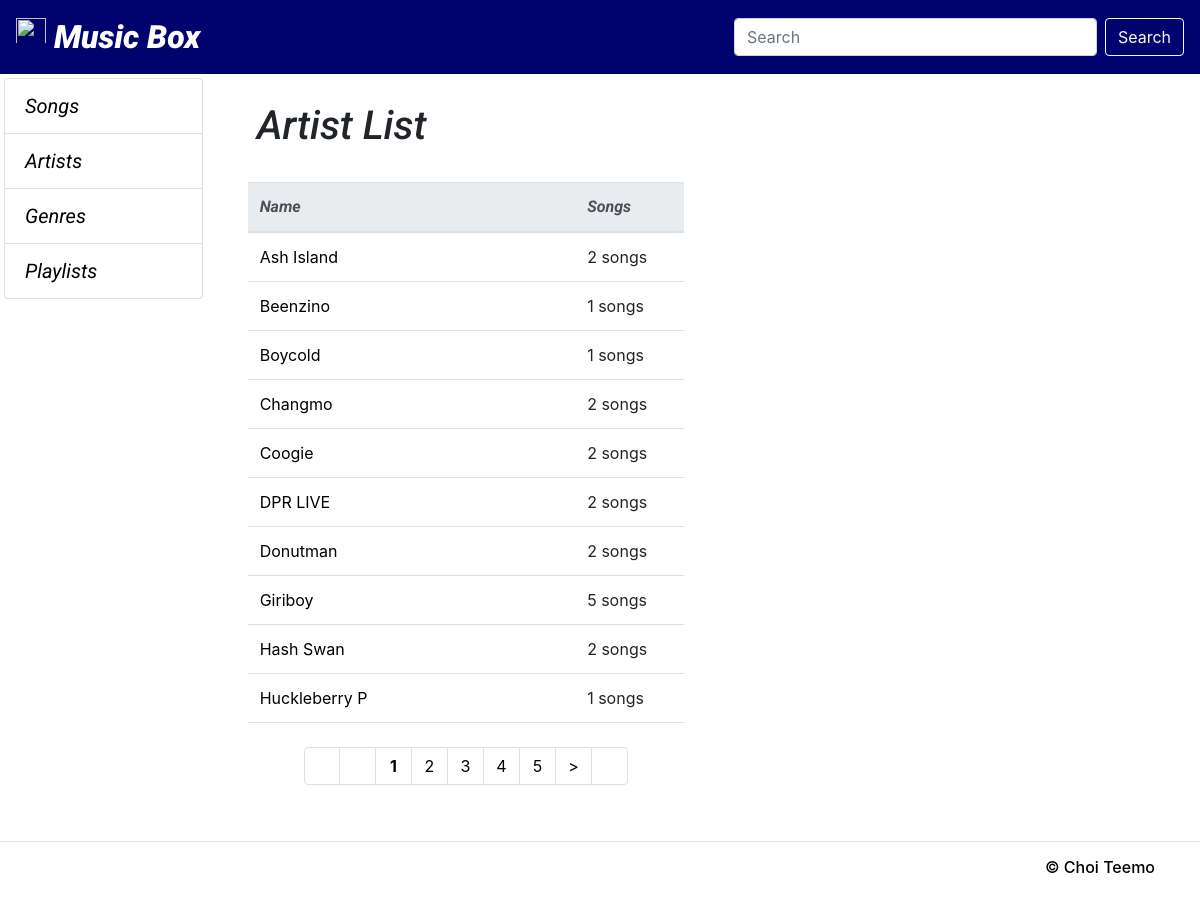
/musicbox/artist, run on an earlier commit of the app's database.
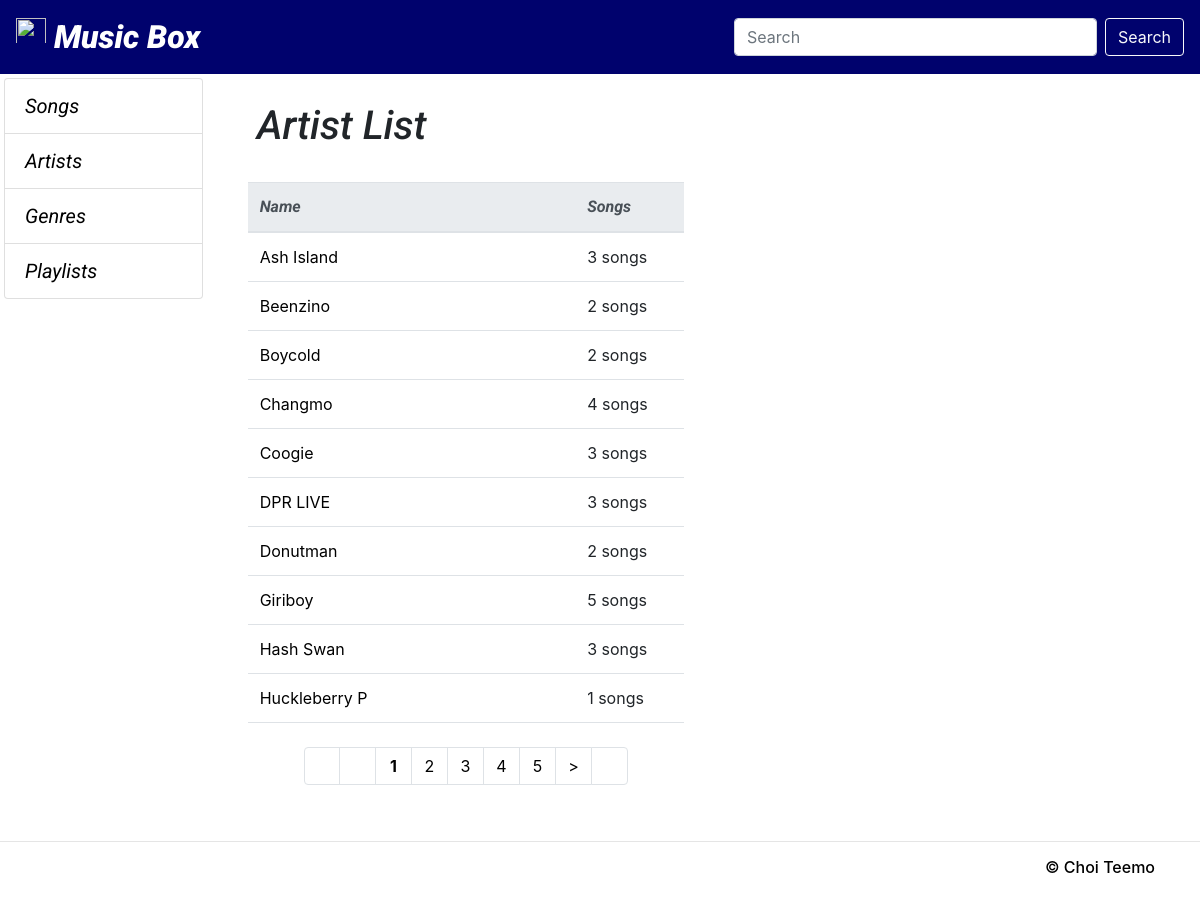
And on a later commit of the database.
### musicbox/models.py (models this page shows, shortened)
class Artist(models.Model):
    name = models.CharField(max_length=50)
    real_name = models.CharField(max_length=50)
    another_name = models.CharField(max_length=50, null=True, blank=True)
    class Meta:
        ordering = ['name']

### musicbox/views.py (the view)
# urls.py: path('<str:kind>', views.kind_list, name="kind_list"),
def kind_list(request, kind):
    if kind=='song':
        contexts = Song.objects.all()
        PAGE_ROW_COUNT = 6
    elif kind=='artist':
        contexts = Artist.objects.all()
        PAGE_ROW_COUNT = 10
    elif kind=='genre':
        contexts = Genre.objects.all()
        PAGE_ROW_COUNT = 10
    elif kind=='playlist':
        contexts = Playlist.objects.all()
        PAGE_ROW_COUNT = 10
    else:
        return redirect("musicbox:musicbox_home")
    PAGE_DISPLAY_COUNT = 10
    paginator=Paginator(contexts, PAGE_ROW_COUNT)
    pageNum=request.GET.get('pageNum') # 현제 페이지
    totalPageCount=paginator.num_pages # 전체 페이지 갯수
    try:
        contexts = paginator.page(pageNum)
    except PageNotAnInteger:
        contexts = paginator.page(1)
        pageNum = 1
    except EmptyPage:
        contexts = paginator.page(paginator.num_pages)
        pageNum = paginator.num_pages
    pageNum = int(pageNum)
    startPageNum = 1 + PAGE_DISPLAY_COUNT * int((pageNum - 1)/PAGE_DISPLAY_COUNT)
    endPageNum = startPageNum + PAGE_DISPLAY_COUNT-1
    if totalPageCount < endPageNum:
        endPageNum = totalPageCount
    bottomPages = range(startPageNum, endPageNum+1)
    return render(request, f"musicbox/{kind}_list.html", {
            f'{kind}s':contexts,
            'pageNum':pageNum,
            'bottomPages':bottomPages,
            'totalPageCount':totalPageCount,
            'startPageNum':startPageNum,
            'endPageNum':endPageNum,
        }
    )

### musicbox/templates/musicbox/artist_list.html (shortened to what this page needs)
{% extends 'musicbox/base.html' %}
{% block content %}
<div class="p-2 m-3">
    <h1 class="kind-title display-5">Artist List</h1>
</div>
<div class="col-md-12 col-lg-6">
    <table class="table table-hover mt-2 border-bottom">
        <thead>
            <tr class="thead-light" style="">
                <th width="75%">Name</th>
                <th>Songs</th>
            </tr>
        </thead>
        <tbody>
            {% for artist in artists %}
            <tr>
                <td><a href="{% url 'musicbox:kind_detail' 'artist' artist.id %}">{{ artist.name }}</a></td>
                <td>{{ artist.song_set.all.count }} songs</td>
            </tr>
            {% endfor %}
        </tbody>
    </table>
    {% include 'musicbox/pagination.html' %}
</div>
{% endblock %}

### musicbox/templates/musicbox/base.html (shortened to what this page needs)
{% load static %}
<!DOCTYPE html>
<html lang="en">
<head>
    <link rel="stylesheet" href="https://stackpath.bootstrapcdn.com/bootstrap/4.3.1/css/bootstrap.min.css"
>
    <link rel="stylesheet" href="{% static 'style.css' %}">
</head>
<body>
    <nav class="navbar navbar-expand-lg navbar-dark sticky-top">
        <a class="navbar-brand" href="{% url 'musicbox:musicbox_home' %}">
            <img src="/docs/4.3/assets/brand/bootstrap-solid.svg" width="30" height="30"
                class="d-inline-block align-top" alt="">
            Music Box
        </a>
        <div class="collapse navbar-collapse d-flex justify-content-end" id="navbarSupportedContent">
            <form class="form-inline my-2 my-lg-0 w-75 d-flex justify-content-end" method="get" action="{% url 'musicbox:search_result' %}">
                <input class="form-control mr-sm-2 d-inline-flex w-50" type="text" placeholder="Search" aria-label="Search" name="q">
                <button class="btn btn-outline-light my-2 my-sm-0 d-inline-flex" type="submit">Search</button>
            </form>
        </div>
    </nav>
    <section class="row m-1">
        <div class="col-sm-12 col-md-2 p-0">
            <div id="list-group" class="w-100">
                <a href="{% url 'musicbox:kind_list' 'song' %}" class="list-group-item list-group-item-action">Songs</a>
                <a href="{% url 'musicbox:kind_list' 'artist' %}"
                    class="list-group-item list-group-item-action">Artists</a>
                <a href="{% url 'musicbox:kind_list' 'genre' %}"
                    class="list-group-item list-group-item-action">Genres</a>
                <a href="{% url 'musicbox:kind_list' 'playlist' %}"
                    class="list-group-item list-group-item-action">Playlists</a>
            </div>
        </div>
        <div class="col-sm-12 col-md-10">
            <div class="container">
                {% block content %}
                {% endblock %}
            </div>
        </div>
    </section>
    <hr>
    <footer class="container">
        <div class="row">
            <div class="col-12 mb-5">
                <h6 class="text-right"><a href="https://github.com/choibumsu">&copy; Choi Teemo</a></h6>
            </div>
        </div>
    </footer>
</body>
</html>

### musicbox/templates/musicbox/pagination.html
{% load mathfilters %}
{% if endPageNum != 1 %}
<div class="page_display d-flex justify-content-center my-4" aria-label="Page navigation example">
    <ul class="pagination">
        <li class="page-item">
            {% if startPageNum != 1 %}
            <a class="page-link px-0" href="?pageNum={{startPageNum | sub:1}}" aria-label="Start"><span
                    aria-hidden="true">&laquo;</span></a>
            {% else %}
            <a class="page-link px-0" aria-label="Start"><span aria-hidden="true" style="color:white;">-</span></a>
            {% endif %}
        </li>
        <li class="page-item">
            {% if pageNum != 1 %}
            <a class="page-link px-0" href="?pageNum={{pageNum | sub:1}}" aria-label="Previous"><span
                    aria-hidden="true">&lt;</span></a>
            {% else %}
            <a class="page-link px-0" aria-label="Previous"><span
                aria-hidden="true" style="color:white;">-</span></a>
            {% endif %}
        </li>
        {% for i in bottomPages %}
        <li class="page-item">
            {% if i == pageNum %}
            <a class="page-link px-0" href="?pageNum={{i}}"><strong>{{i}}</strong></a>
            {% else %}
            <a class="page-link px-0" href="?pageNum={{i}}">{{i}}</a>
            {% endif %}
        </li>
        {% endfor %}
        <li class="page-item">
                {% if pageNum < totalPageCount %}
            <a class="page-link px-0" href="?pageNum={{pageNum | add:1}}" aria-label="Next"><span
                    aria-hidden="true">&gt;</span></a>
            {% else %}
            <a class="page-link px-0" aria-label="Next"><span
                aria-hidden="true" style="color:white;">-</span></a>
            {% endif %}
        </li>
        <li class="page-item">
            {% if endPageNum < totalPageCount %}
            <a class="page-link px-0" href="?pageNum={{endPageNum | add:1}}" aria-label="End"><span
                    aria-hidden="true">&raquo;</span></a>
            {% else %}
            <a class="page-link px-0" aria-label="End"><span
                aria-hidden="true" style="color:white;">-</span></a>
            {% endif %}
        </li>
    </ul>
</div>
{% endif %}

### Music_box_v02/static/style.css (style rules this page uses)
a:link { color: black; text-decoration: none; }
nav { background-color: #00026d; }
.navbar-brand, .song-title, .card-title, th, .lead, .list-group-item, .artist-name, .kind-title { font-family: 'Roboto', 'Noto Sans KR', sans-serif; font-style: italic; }
.navbar-brand { font-weight: 900; font-size: 32px; }
.card-title, td a { text-overflow: ellipsis; overflow: hidden; white-space: nowrap; }
.page_display li { width: 36px; text-align: center; }
.list-group-item { font-size: 20px; }

What changed in the data, as far as the page shows it:
changed Artist "Ash Island": song_set.all.count "2" → "3"
changed Artist "Beenzino": song_set.all.count "1" → "2"
changed Artist "Boycold": song_set.all.count "1" → "2"
changed Artist "Changmo": song_set.all.count "2" → "4"
changed Artist "Coogie": song_set.all.count "2" → "3"
changed Artist "DPR LIVE": song_set.all.count "2" → "3"
changed Artist "Hash Swan": song_set.all.count "2" → "3"
